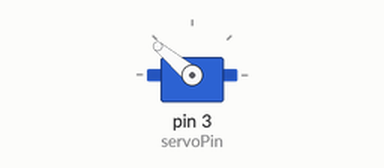
This sketch was run on a simulated Arduino Uno, built with avr-gcc and run on an emulated ATmega328P. On the bench: servo.

Above: at 0.05 s.
Timing chart, 0 to 4.6 s (numbered marks = the images above):
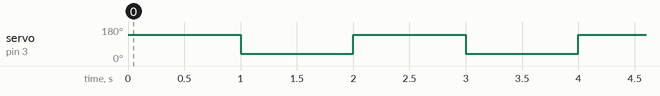

The sketch:

Arduino_Servo.ino
```cpp
// Include the Servo library
#include <Servo.h>

// Declare the Servo pin
int servoPin = 3;

// Create a servo object
Servo Servo1;
int color = 1;

void setup() {
   // We need to attach the servo to the used pin number
   Servo1.attach(servoPin);
}
void loop(){

   // Make servo go to 0 degrees
   Servo1.write(140);
   delay(1000);
   if(color == 1)
   {
      // Make servo go to 90 degrees
      Servo1.write(38);
      delay(1000);
   }
}
```

Measured:
- by itself, servo on pin 3 (servoPin): alternates 140° for 1.0 s and 38° for 1.0 s
